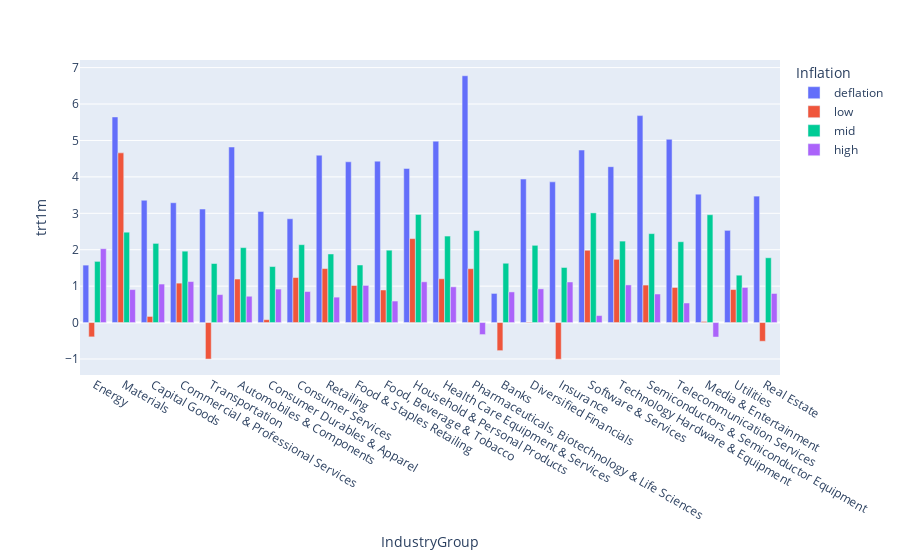

Write notebook code for a chart like this one.
### Code cell
group_df = group.to_frame().reset_index().rename({"level_0": "regime", "level_1": "industry"}, axis=1).merge(gics[["IndustryGroup", "IndustryGroupId"]], how="left", left_on="ggroup", right_on="IndustryGroupId")
group_df.drop_duplicates(inplace=True)

fig = px.bar(group_df, x="IndustryGroup", y="trt1m", color="Inflation", barmode="group")
fig.show()

### Figure 1 — Plotly figure (JSON) as saved in the notebook; plotly's stock layout.template omitted (floating-point values rounded to 4 significant figures)
{"data": [{"alignmentgroup": "True", "hovertemplate": "Inflation=deflation<br>IndustryGroup=%{x}<br>trt1m=%{y}<extra></extra>", "legendgroup": "deflation", "marker": {"color": "#636efa", "pattern": {"shape": ""}}, "name": "deflation", "offsetgroup": "deflation", "orientation": "v", "showlegend": true, "textposition": "auto", "type": "bar", "x": ["Energy", "Materials", "Capital Goods", "Commercial & Professional Services", "Transportation", "Automobiles & Components", "Consumer Durables & Apparel", "Consumer Services", null, "Retailing", "Food & Staples Retailing", "Food, Beverage & Tobacco", "Household & Personal Products", "Health Care Equipment & Services", "Pharmaceuticals, Biotechnology & Life Sciences", "Banks", "Diversified Financials", "Insurance", null, "Software & Services", "Technology Hardware & Equipment", "Semiconductors & Semiconductor Equipment", "Telecommunication Services", "Media & Entertainment", "Utilities", "Real Estate"], "xaxis": "x", "y": [1.578, 5.646, 3.359, 3.29, 3.118, 4.821, 3.051, 2.851, 6.043, 4.595, 4.414, 4.432, 4.232, 4.98, 6.777, 0.8, 3.94, 3.864, 2.91, 4.737, 4.28, 5.683, 5.033, 3.526, 2.532, 3.472], "yaxis": "y"}, {"alignmentgroup": "True", "hovertemplate": "Inflation=low<br>IndustryGroup=%{x}<br>trt1m=%{y}<extra></extra>", "legendgroup": "low", "marker": {"color": "#EF553B", "pattern": {"shape": ""}}, "name": "low", "offsetgroup": "low", "orientation": "v", "showlegend": true, "textposition": "auto", "type": "bar", "x": ["Energy", "Materials", "Capital Goods", "Commercial & Professional Services", "Transportation", "Automobiles & Components", "Consumer Durables & Apparel", "Consumer Services", null, "Retailing", "Food & Staples Retailing", "Food, Beverage & Tobacco", "Household & Personal Products", "Health Care Equipment & Services", "Pharmaceuticals, Biotechnology & Life Sciences", "Banks", "Diversified Financials", "Insurance", null, "Software & Services", "Technology Hardware & Equipment", "Semiconductors & Semiconductor Equipment", "Telecommunication Services", "Media & Entertainment", "Utilities", "Real Estate"], "xaxis": "x", "y": [-0.3927, 4.66, 0.1682, 1.083, -1.002, 1.195, 0.07957, 1.236, 2.675, 1.483, 1.018, 0.8942, 2.305, 1.203, 1.479, -0.7708, 0.01459, -1.007, 3.371, 1.985, 1.737, 1.03, 0.9635, 0.03135, 0.9064, -0.5133], "yaxis": "y"}, {"alignmentgroup": "True", "hovertemplate": "Inflation=mid<br>IndustryGroup=%{x}<br>trt1m=%{y}<extra></extra>", "legendgroup": "mid", "marker": {"color": "#00cc96", "pattern": {"shape": ""}}, "name": "mid", "offsetgroup": "mid", "orientation": "v", "showlegend": true, "textposition": "auto", "type": "bar", "x": ["Energy", "Materials", "Capital Goods", "Commercial & Professional Services", "Transportation", "Automobiles & Components", "Consumer Durables & Apparel", "Consumer Services", null, "Retailing", "Food & Staples Retailing", "Food, Beverage & Tobacco", "Household & Personal Products", "Health Care Equipment & Services", "Pharmaceuticals, Biotechnology & Life Sciences", "Banks", "Diversified Financials", "Insurance", null, "Software & Services", "Technology Hardware & Equipment", "Semiconductors & Semiconductor Equipment", "Telecommunication Services", "Media & Entertainment", "Utilities", "Real Estate"], "xaxis": "x", "y": [1.68, 2.481, 2.174, 1.96, 1.621, 2.058, 1.538, 2.139, 2.028, 1.884, 1.581, 1.987, 2.968, 2.376, 2.525, 1.628, 2.121, 1.512, 1.577, 3.012, 2.237, 2.442, 2.22, 2.961, 1.301, 1.779], "yaxis": "y"}, {"alignmentgroup": "True", "hovertemplate": "Inflation=high<br>IndustryGroup=%{x}<br>trt1m=%{y}<extra></extra>", "legendgroup": "high", "marker": {"color": "#ab63fa", "pattern": {"shape": ""}}, "name": "high", "offsetgroup": "high", "orientation": "v", "showlegend": true, "textposition": "auto", "type": "bar", "x": ["Energy", "Materials", "Capital Goods", "Commercial & Professional Services", "Transportation", "Automobiles & Components", "Consumer Durables & Apparel", "Consumer Services", null, "Retailing", "Food & Staples Retailing", "Food, Beverage & Tobacco", "Household & Personal Products", "Health Care Equipment & Services", "Pharmaceuticals, Biotechnology & Life Sciences", "Banks", "Diversified Financials", "Insurance", null, "Software & Services", "Technology Hardware & Equipment", "Semiconductors & Semiconductor Equipment", "Telecommunication Services", "Media & Entertainment", "Utilities", "Real Estate"], "xaxis": "x", "y": [2.028, 0.9053, 1.057, 1.126, 0.7677, 0.7228, 0.9196, 0.8517, 1.005, 0.6982, 1.02, 0.591, 1.119, 0.9811, -0.3298, 0.8416, 0.9252, 1.115, 1.113, 0.1922, 1.034, 0.7837, 0.5372, -0.3973, 0.964, 0.7985], "yaxis": "y"}], "layout": {"barmode": "group", "legend": {"title": {"text": "Inflation"}, "tracegroupgap": 0}, "margin": {"t": 60}, "xaxis": {"anchor": "y", "domain": [0, 1], "title": {"text": "IndustryGroup"}}, "yaxis": {"anchor": "x", "domain": [0, 1], "title": {"text": "trt1m"}}}}
